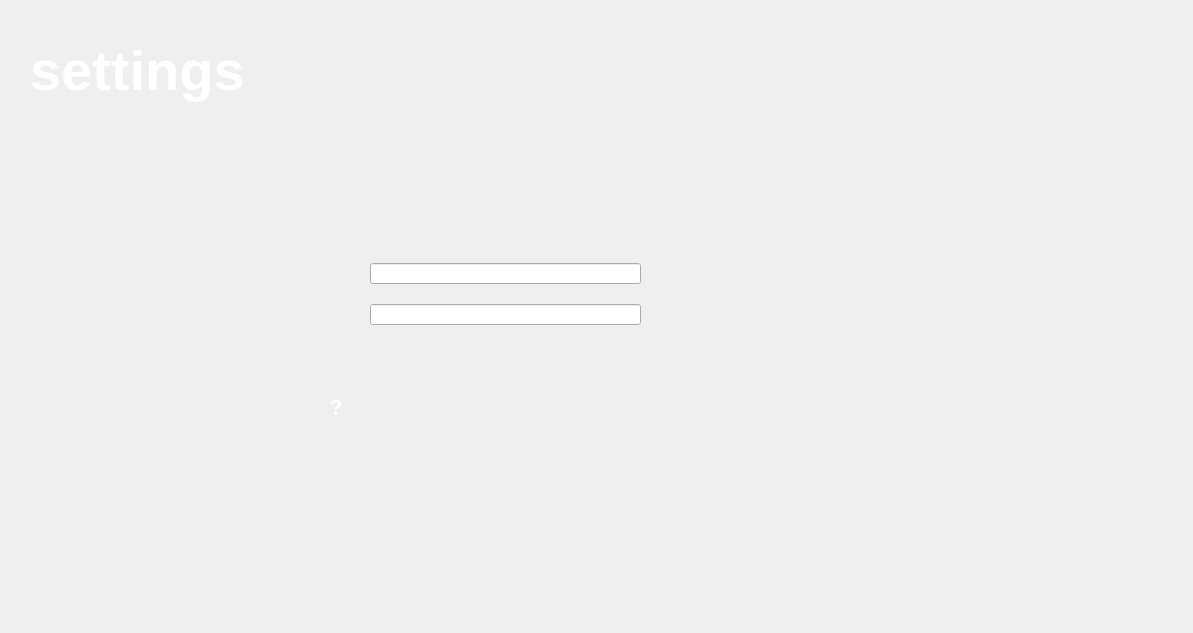
    <widget class="QWidget" name="settings_page">
     <widget class="HomeButtonQLabel" name="settings_home_button">
      <property name="geometry">
       <rect>
        <x>10</x>
        <y>530</y>
        <width>60</width>
        <height>60</height>
       </rect>
      </property>
      <property name="cursor">
       <cursorShape>ArrowCursor</cursorShape>
      </property>
      <property name="text">
       <string/>
      </property>
      <property name="pixmap">
       <pixmap>../Media/home.png</pixmap>
      </property>
      <property name="scaledContents">
       <bool>true</bool>
      </property>
     </widget>
     <widget class="QLabel" name="settings_title">
      <property name="geometry">
       <rect>
        <x>30</x>
        <y>10</y>
        <width>281</width>
        <height>121</height>
       </rect>
      </property>
      <property name="palette">
       <palette>
        <active>
         <colorrole role="WindowText">
          <brush brushstyle="SolidPattern">
           <color alpha="255">
            <red>255</red>
            <green>255</green>
            <blue>255</blue>
           </color>
          </brush>
         </colorrole>
        </active>
        <inactive>
         <colorrole role="WindowText">
          <brush brushstyle="SolidPattern">
           <color alpha="255">
            <red>255</red>
            <green>255</green>
            <blue>255</blue>
           </color>
          </brush>
         </colorrole>
        </inactive>
        <disabled>
         <colorrole role="WindowText">
          <brush brushstyle="SolidPattern">
           <color alpha="255">
            <red>127</red>
            <green>88</green>
            <blue>110</blue>
           </color>
          </brush>
         </colorrole>
        </disabled>
       </palette>
      </property>
      <property name="font">
       <font>
        <pointsize>42</pointsize>
        <weight>75</weight>
        <bold>true</bold>
       </font>
      </property>
      <property name="text">
       <string>settings</string>
      </property>
     </widget>
     <widget class="ButtonQLabel" name="settings_connect_button">
      <property name="geometry">
       <rect>
        <x>530</x>
        <y>350</y>
        <width>100</width>
        <height>50</height>
       </rect>
      </property>
      <property name="text">
       <string/>
      </property>
      <property name="pixmap">
       <pixmap>../Media/buttons/connect_button.png</pixmap>
      </property>
      <property name="scaledContents">
       <bool>true</bool>
      </property>
     </widget>
     <widget class="QLineEdit" name="wifi_network_input">
      <property name="geometry">
       <rect>
        <x>370</x>
        <y>263</y>
        <width>271</width>
        <height>21</height>
       </rect>
      </property>
     </widget>
     <widget class="QLineEdit" name="wifi_password_input">
      <property name="geometry">
       <rect>
        <x>370</x>
        <y>304</y>
        <width>271</width>
        <height>21</height>
       </rect>
      </property>
     </widget>
     <widget class="ButtonQLabel" name="settings_status_button">
      <property name="geometry">
       <rect>
        <x>170</x>
        <y>420</y>
        <width>100</width>
        <height>50</height>
       </rect>
      </property>
      <property name="text">
       <string/>
      </property>
      <property name="pixmap">
       <pixmap>../Media/buttons/status_button.png</pixmap>
      </property>
      <property name="scaledContents">
       <bool>true</bool>
      </property>
     </widget>
     <widget class="QLabel" name="settings_wifi_status">
      <property name="geometry">
       <rect>
        <x>330</x>
        <y>376</y>
        <width>231</width>
        <height>61</height>
       </rect>
      </property>
      <property name="palette">
       <palette>
        <active>
         <colorrole role="WindowText">
          <brush brushstyle="SolidPattern">
           <color alpha="255">
            <red>255</red>
            <green>255</green>
            <blue>255</blue>
           </color>
          </brush>
         </colorrole>
        </active>
        <inactive>
         <colorrole role="WindowText">
          <brush brushstyle="SolidPattern">
           <color alpha="255">
            <red>255</red>
            <green>255</green>
            <blue>255</blue>
           </color>
          </brush>
         </colorrole>
        </inactive>
        <disabled>
         <colorrole role="WindowText">
          <brush brushstyle="SolidPattern">
           <color alpha="255">
            <red>127</red>
            <green>88</green>
            <blue>110</blue>
           </color>
          </brush>
         </colorrole>
        </disabled>
       </palette>
      </property>
      <property name="font">
       <font>
        <pointsize>15</pointsize>
        <weight>75</weight>
        <bold>true</bold>
       </font>
      </property>
      <property name="text">
       <string>?</string>
      </property>
     </widget>
     <widget class="QLabel" name="settings_background">
      <property name="geometry">
       <rect>
        <x>0</x>
        <y>0</y>
        <width>1184</width>
        <height>624</height>
       </rect>
      </property>
      <property name="text">
       <string/>
      </property>
      <property name="pixmap">
       <pixmap>../Media/settings/settings_background.png</pixmap>
      </property>
      <property name="scaledContents">
       <bool>true</bool>
      </property>
     </widget>
     <widget class="Wifi" name="wifi" native="true">
      <property name="geometry">
       <rect>
        <x>129</x>
        <y>159</y>
        <width>441</width>
        <height>331</height>
       </rect>
      </property>
     </widget>
     <widget class="ButtonQLabel" name="settings_reboot_button">
      <property name="geometry">
       <rect>
        <x>1040</x>
        <y>540</y>
        <width>100</width>
        <height>50</height>
       </rect>
      </property>
      <property name="text">
       <string/>
      </property>
      <property name="pixmap">
       <pixmap>../Media/buttons/reboot_button.png</pixmap>
      </property>
      <property name="scaledContents">
       <bool>true</bool>
      </property>
     </widget>
     <widget class="ButtonQLabel" name="settings_logout_button">
      <property name="geometry">
       <rect>
        <x>1040</x>
        <y>480</y>
        <width>100</width>
        <height>50</height>
       </rect>
      </property>
      <property name="text">
       <string/>
      </property>
      <property name="pixmap">
       <pixmap>../Media/buttons/logout_button.png</pixmap>
      </property>
      <property name="scaledContents">
       <bool>true</bool>
      </property>
     </widget>
     <zorder>wifi</zorder>
     <zorder>settings_background</zorder>
     <zorder>settings_home_button</zorder>
     <zorder>settings_title</zorder>
     <zorder>settings_connect_button</zorder>
     <zorder>wifi_network_input</zorder>
     <zorder>wifi_password_input</zorder>
     <zorder>settings_status_button</zorder>
     <zorder>settings_wifi_status</zorder>
     <zorder>settings_reboot_button</zorder>
     <zorder>settings_logout_button</zorder>
    </widget>
